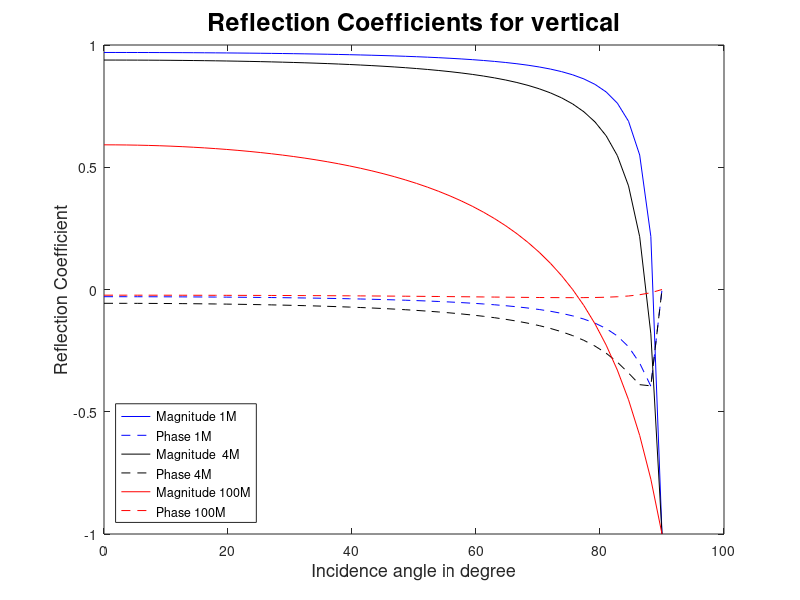
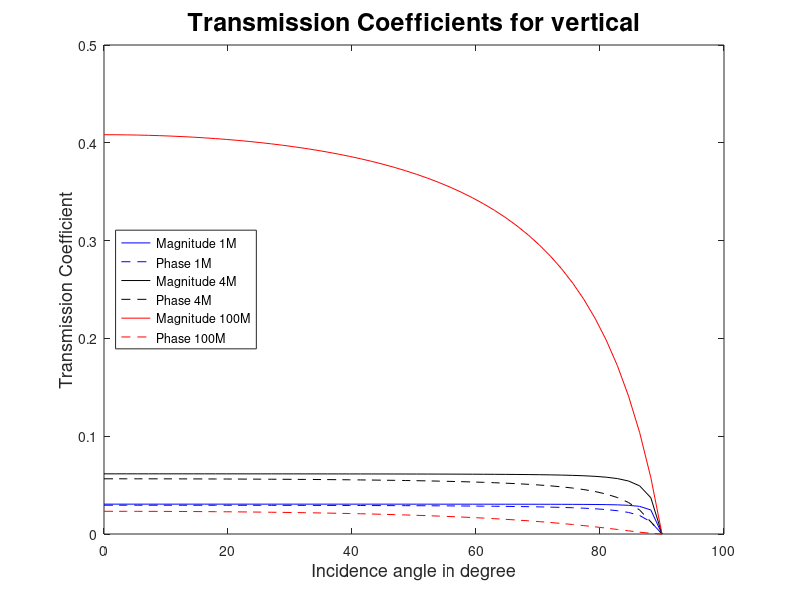
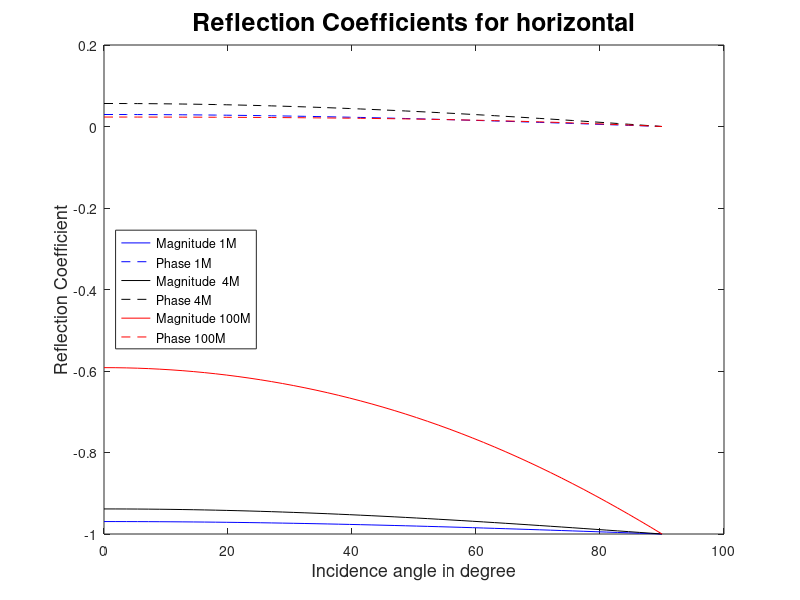
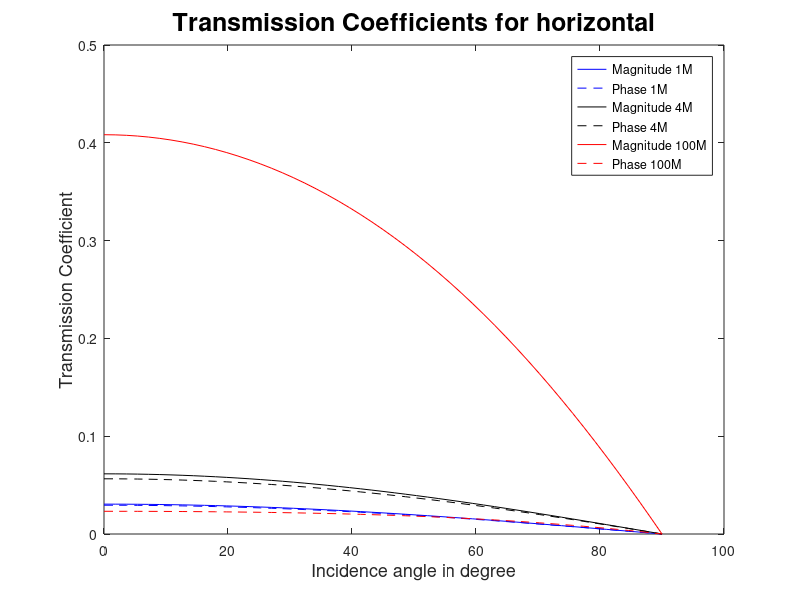

MATLAB code for these plots, in order:
%% problem 2 

% freqeuncies in [Hz]
f1 = 1E6; 
f2 = 4E6;
f3 = 1000E6;

fc = [f1,f2,f3];

c = 3E8;
lambda = c./fc;
k = 2*pi./(lambda);




epsR = 15;
eps0 = 8.8541878176E-12;

eps = epsR*eps0;

sigma = 0.12; % [mhos] or [S].

omega = 2*pi.*[f1,f2,f3];

epsCOMP = eps*(1+sigma./(j*eps.*omega));

eps1 = epsCOMP(3);

mu = 4*pi*10^(-7);
% mu = 1;
c2 = 1./sqrt(epsCOMP*1*mu);
lambda2 = c2./fc;
k2 = 2*pi./lambda2;



theta = 0:pi/100:pi/2;


for i = 1:3 
Rv(i,:) = (epsCOMP(i)/eps0.*cos(theta)-sqrt(epsCOMP(i)/eps0-sin(theta).^2))./(epsCOMP(i)/eps0.*cos(theta)+sqrt(epsCOMP(i)/eps0-sin(theta).^2));

theta_t = k(i)/k2(i).*sin(theta);
Tv(i,:) = (1-Rv(i,:)).*cos(theta)./cos(theta_t);

Rh(i,:)= (cos(theta)-sqrt(epsCOMP(i)/eps0-sin(theta).^2))./...
    (cos(theta)+sqrt(epsCOMP(i)/eps0-sin(theta).^2));

Th(i,:) = 2.*cos(theta)./(cos(theta)+sqrt(epsCOMP(i)/eps0-sin(theta).^2));
end

thetaDeg = theta*180/pi;


fig1 = figure;
plot(thetaDeg,real(Rv(1,:)),'b',thetaDeg,imag(Rv(1,:)),'--b',...
    thetaDeg,real(Rv(2,:)),'k',thetaDeg,imag(Rv(2,:)),'--k',...
    thetaDeg,real(Rv(3,:)),'r',thetaDeg,imag(Rv(3,:)),'--r')
legend('Magnitude 1M','Phase 1M','Magnitude  4M','Phase 4M',...
    'Magnitude 100M','Phase 100M','Location','SouthWest')
title('Reflection Coefficients for vertical','FontSize',18)
xlabel('Incidence angle in degree','FontSize',13)
ylabel('Reflection Coefficient','FontSize',13)



%% 
fig2 = figure;
plot(thetaDeg,real(Tv(1,:)),'b',thetaDeg,imag(Tv(1,:)),'--b',...
    thetaDeg,real(Tv(2,:)),'k',thetaDeg,imag(Tv(2,:)),'--k',...
    thetaDeg,real(Tv(3,:)),'r',thetaDeg,imag(Tv(3,:)),'--r')
legend('Magnitude 1M','Phase 1M','Magnitude 4M','Phase 4M',...
    'Magnitude 100M','Phase 100M','Location','West')
title('Transmission Coefficients for vertical','FontSize',18)
xlabel('Incidence angle in degree','FontSize',13)
ylabel('Transmission Coefficient','FontSize',13)

%% 
fig3 = figure;
plot(thetaDeg,real(Rh(1,:)),'b',thetaDeg,imag(Rh(1,:)),'--b',...
    thetaDeg,real(Rh(2,:)),'k',thetaDeg,imag(Rh(2,:)),'--k',...
    thetaDeg,real(Rh(3,:)),'r',thetaDeg,imag(Rh(3,:)),'--r')
legend('Magnitude 1M','Phase 1M','Magnitude  4M','Phase 4M',...
    'Magnitude 100M','Phase 100M','Location','West')
title('Reflection Coefficients for horizontal','FontSize',18)
xlabel('Incidence angle in degree','FontSize',13)
ylabel('Reflection Coefficient','FontSize',13)
%%
fig4 = figure;
plot(thetaDeg,real(Th(1,:)),'b',thetaDeg,imag(Th(1,:)),'--b',...
    thetaDeg,real(Th(2,:)),'k',thetaDeg,imag(Th(2,:)),'--k',...
    thetaDeg,real(Th(3,:)),'r',thetaDeg,imag(Th(3,:)),'--r')
legend('Magnitude 1M','Phase 1M','Magnitude 4M','Phase 4M',...
    'Magnitude 100M','Phase 100M','Location','NorthEast')
title('Transmission Coefficients for horizontal','FontSize',18)
xlabel('Incidence angle in degree','FontSize',13)
ylabel('Transmission Coefficient','FontSize',13)

name3 = 'HorizontalPol_1';
name4 = 'HorizontalPol_2';
name1 = 'VerticalPol_1';
name2 = 'VerticalPol_2';
